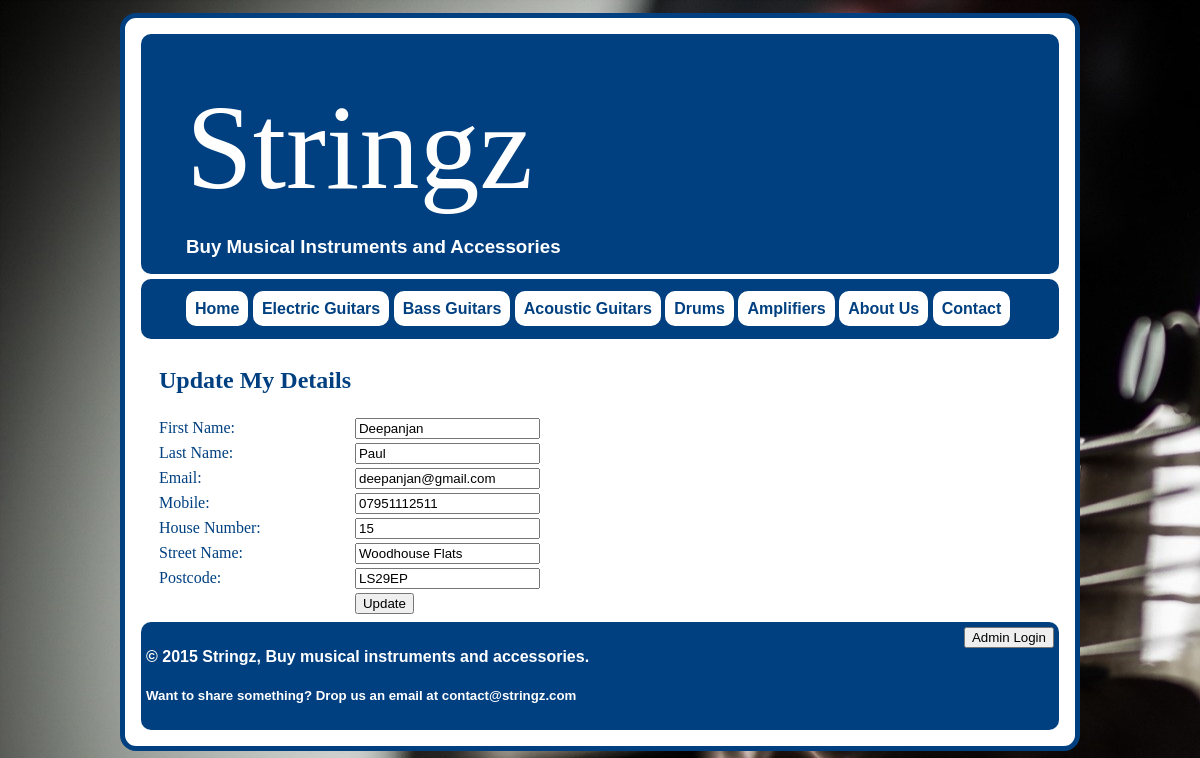
The page /UserAmendAccount.php (signed in) on the database its author committed.
### tables this page shows
CREATE TABLE IF NOT EXISTS `users` (
  `userID` int(10) NOT NULL auto_increment,
  `firstname` varchar(15) NOT NULL,
  `lastname` varchar(15) NOT NULL,
  `password` varchar(50) NOT NULL,
  `email` varchar(30) NOT NULL,
  `HouseNumber` float NOT NULL,
  `StreetName` varchar(20) NOT NULL,
  `MobileNumber` varchar(12) NOT NULL,
  `Postcode` varchar(9) NOT NULL,
  PRIMARY KEY  (`userID`)
);

### UserAmendAccount.php (the view, shortened to what this page needs)
<?php
require 'cart.php';
?>
<!DOCTYPE html>
<html>
 <head>
      <?php include './includes/css_link.php'; ?>
   </head>
	<body>
		<div id="pagewrap">
			<div class =miniwrapper>
				<?php include 'includes/headerAmend.php'
				?>
				<?php include 'includes/navigation.php'
				?>
				<section id="content">
<?php
if (isset($_SESSION['user'])) {$email=$_SESSION['user'];}
$query ="SELECT * FROM users WHERE email='$email'";
  $result = mysqli_query($connection,$query) or exit ("Error in query: $query. ".mysqli_error());
 $row = mysqli_fetch_assoc($result)
?>
<table>
	<td><h2>Update My Details</h2></td>
<form method="POST" action="Update.php" >
	<tr>
										<td><label for="FirstName">First Name: </label></td>
										<td>
										<input type="text" name="FirstName" value="<?php echo $row["firstname"] ?>"/>
										</td>
									<tr>
										<td><label for="LastName">Last Name: </label></td>
										<td>
										<input type="text" name="LastName" value="<?php echo $row['lastname']; ?>"/>
										</td>
									<tr>
										<td><label for="Email">Email: </label></td>
										<td>
										<input type="text" name="Email" value="<?php echo $row['email']; ?>"/>
										</td>
									<tr>
										<td><label for="Mobile">Mobile: </label></td>
										<td>
										<input type="text" name="Mobile" value="<?php echo $row['MobileNumber']; ?>"/>
										</td>
									<tr>
										<td><label for="HouseNumber">House Number: </label></td>
										<td>
										<input type="text" name="HouseNumber" value="<?php echo $row['HouseNumber']; ?>"/>
										</td>
									<tr>
										<td><label for="StreetName">Street Name: </label></td>
										<td>
										<input type="text" name="StreetName" value="<?php echo $row['StreetName']; ?>"/>
										</td>
									<tr>
										<td><label for="Postcode">Postcode: </label></td>
										<td>
										<input type="text" name="Postcode"  value="<?php echo $row['Postcode']; ?>"/>
										</td>
									<tr>
										<td></td>
										<td>
										<input type="submit" value="Update" />
										</td>
								</form>
							</table>
				</section>
				<?php include'includes/footer.php'
				?>
			</div>
		</div>
	</body>
</html>

### css/main.css (style rules this page uses)
body { font: 1em Arial, Helvetica, sans-serif; }
#pagewrap { width: 960px; margin: 0px auto; }
.miniwrapper { border: solid 5px #004080; border-radius: 1em; padding: 1em; background-color: #FFFFFF; color: #004080; }
#content { width: 910px; float: left; }
#content { background:#FFFFFF; }
#pagewrap, header, #content, #sidebar, footer, nav { padding: 5px; }
table { border: solid 0px white; margin-left:10px; font: normal 16px Cambria; background-color: #FFFFFF; text-transform:lowercase; text-transform: capitalize; }

### rows shown on the page
users: FirstName "Deepanjan", LastName "Paul", Email "deepanjan@gmail.com", Mobile "07951112511", HouseNumber "15", StreetName "Woodhouse Flats", Postcode "LS29EP"
